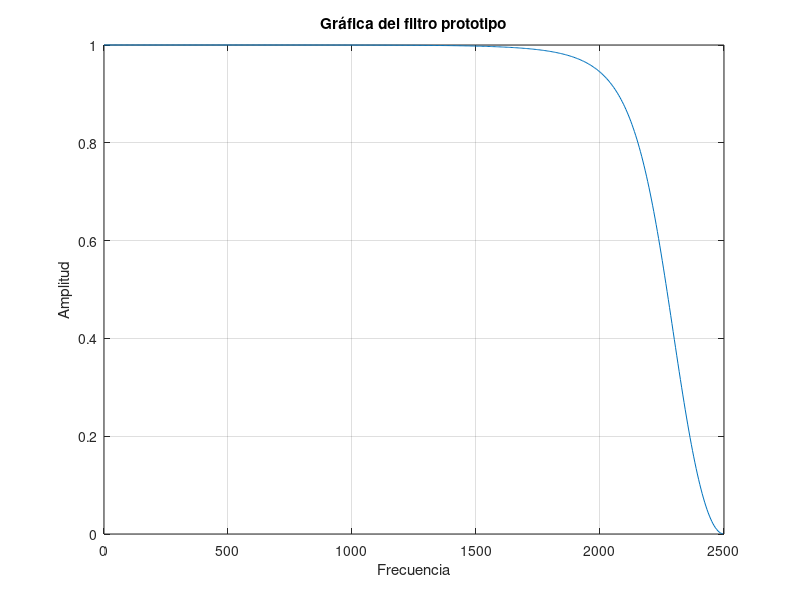

This figure's MATLAB source:
num=[1 2 1];
den=[1 1.472 0.585];
[h,w]=freqz(num,den);
plot (w*2500/pi, abs(h)/max(abs(h))) % 2500 representa la máxima frecuencia
title('Gráfica del filtro prototipo')
xlabel ('Frecuencia'), ylabel ('Amplitud'), grid on

x = abs(h)
